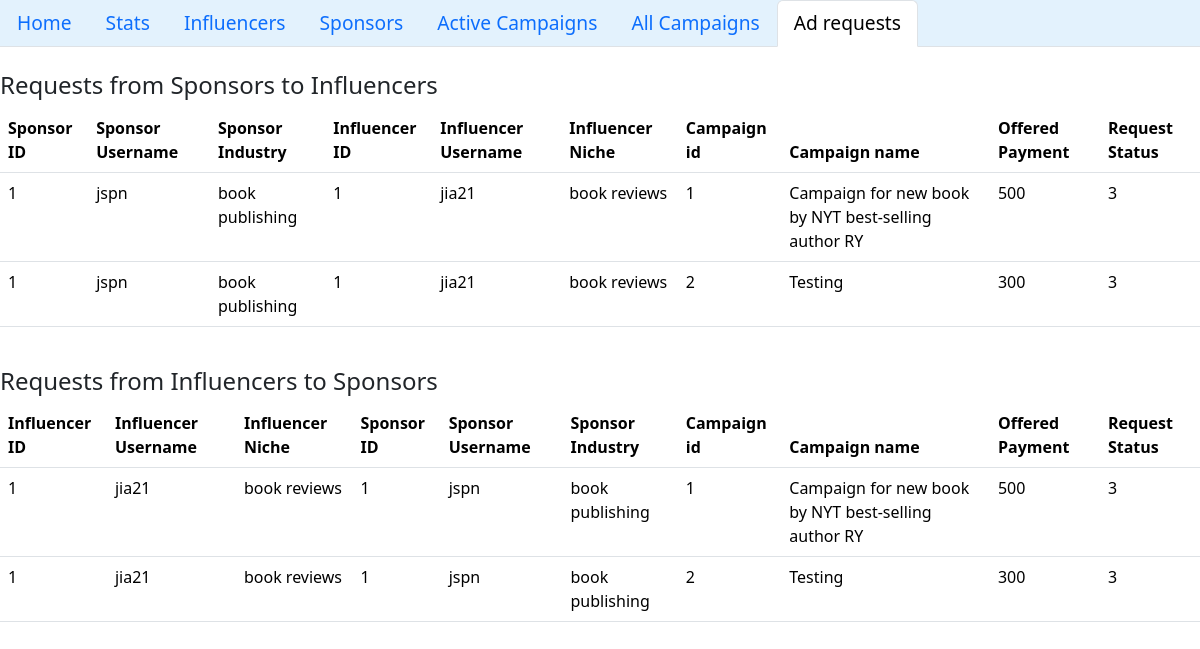
/dash/1/adrequests, run on the app's committed database.
### models.py (models this page shows)
class Influencer_Requests(db.Model):   ## requests from sponsor to influencer
    __tablename__ = "in_requests"
    rid = db.Column(db.Integer, primary_key = True, autoincrement = True)
    cid = db.Column(db.Integer,db.ForeignKey("campaigns.cid"),nullable=False)
    inf = db.Column(db.Integer,db.ForeignKey("influencer_user_info.user_id"),nullable=False)
    sp = db.Column(db.Integer,db.ForeignKey("sponsor_user_info.user_id"),nullable=False)
    payment = db.Column(db.Integer, nullable = False)
    message = db.Column(db.String, nullable = True)
    status = db.Column(db.Integer,nullable=False)  ## 0 > pending, 1 > accepted, 2 > rejected, 3 > completed

class Sponsor(db.Model):
    __tablename__ = "sponsor_user_info"
    user_id = db.Column(db.Integer, primary_key = True, autoincrement = True)
    user_name = db.Column(db.String, nullable = False)
    email =  db.Column(db.String, nullable = False)
    fname = db.Column(db.String, nullable = False)
    password = db.Column(db.String, nullable = False)
    link =  db.Column(db.String, nullable = False)
    cname =  db.Column(db.Integer, nullable = False)
    industry =  db.Column(db.String, nullable = False)
    sp_requests=db.relationship("Sponsor_Requests",backref="sponsor_user_info")
    campaigns=db.relationship("Campaigns",backref="sponsor_user_info")
    in_requests=db.relationship("Influencer_Requests",backref="sponsor_user_info")

class Influencer(db.Model):
    __tablename__ = "influencer_user_info"
    user_id = db.Column(db.Integer, primary_key = True, autoincrement = True)
    user_name = db.Column(db.String, nullable = False)
    email =  db.Column(db.String, nullable = False)
    fname = db.Column(db.String, nullable = False)
    password = db.Column(db.String, nullable = False)
    reach =  db.Column(db.Integer, nullable = False)
    link =  db.Column(db.String, nullable = False)
    age =  db.Column(db.Integer, nullable = False)
    niche =  db.Column(db.String, nullable = False)
    sp_requests=db.relationship("Sponsor_Requests",backref="influencer_user_info")
    in_requests=db.relationship("Influencer_Requests",backref="influencer_user_info")

class Campaigns(db.Model):       ## table for all campaigns
    __tablename__ = "campaigns"
    cid = db.Column(db.Integer, primary_key = True, autoincrement = True)
    cname = db.Column(db.String, nullable = False)
    budget = db.Column(db.Integer, nullable = False)
    niche = db.Column(db.String, nullable = False)
    description = db.Column(db.String, nullable = False)
    requirements = db.Column(db.String, nullable = False)
    creator = db.Column(db.Integer,db.ForeignKey("sponsor_user_info.user_id"),nullable=False)
    date_created = db.Column(db.DateTime, default=datetime.now)
    date_end = db.Column(db.DateTime, default=lambda: datetime.now() + timedelta(days=30))
    visibility = db.Column(db.String, default="public")
    sp_requests=db.relationship("Sponsor_Requests",backref="campaigns")
    in_requests=db.relationship("Influencer_Requests",backref="campaigns")

### app.py (the view)
@app.route('/dash/<int:uid>/adrequests')
def admin_adreq(uid):
    if request.method == 'GET':
        in_req = db.session.query(Campaigns.cid, Campaigns.cname, Influencer_Requests.payment, Influencer_Requests.status,
                                  Sponsor.user_id, Sponsor.user_name, Sponsor.industry,
                                  Influencer.user_id, Influencer.user_name, Influencer.niche)\
            .join(Influencer_Requests, Campaigns.cid == Influencer_Requests.cid)\
            .join(Influencer, Influencer.user_id == Influencer_Requests.inf)\
            .join(Sponsor, Sponsor.user_id == Influencer_Requests.sp)\
            .all()
        sp_req = db.session.query(Campaigns.cid, Campaigns.cname, Sponsor_Requests.payment, Sponsor_Requests.status,
                                  Sponsor.user_id, Sponsor.user_name, Sponsor.industry,
                                  Influencer.user_id, Influencer.user_name, Influencer.niche)\
            .join(Sponsor_Requests, Campaigns.cid == Sponsor_Requests.cid)\
            .join(Influencer, Influencer.user_id == Sponsor_Requests.inf)\
            .join(Sponsor, Sponsor.user_id == Sponsor_Requests.sp)\
            .all()
        return render_template('admin_adreq.html', in_req = in_req, sp_req = sp_req, user_id = uid, role = "admin")

### templates/admin_adreq.html (shortened to what this page needs)
<!DOCTYPE html>
<html lang="en">
<head>
    <link href="https://cdn.jsdelivr.net/npm/bootstrap@5.3.3/dist/css/bootstrap.min.css" rel="stylesheet">
</head>
<body>
    <nav style="font-size: larger;">
        <ul class="nav nav-tabs sticky-top" style="background-color: #e3f2fd;">
            <li class="nav-item"><a class="nav-link" href="/dash/{{user_id}}">Home</a></li>
            <li class="nav-item"><a class="nav-link" href="/stats/{{role}}/{{user_id}}">Stats</a></li>
            <li class="nav-item"><a class="nav-link" href="/dash/{{user_id}}/influencers">Influencers</a></li>
            <li class="nav-item"><a class="nav-link" href="/dash/{{user_id}}/sponsors">Sponsors</a></li>
            <li class="nav-item"><a class="nav-link" href="/dash/activecampaigns">Active Campaigns</a></li>
            <li class="nav-item"><a class="nav-link" href="/dash/allcampaigns">All Campaigns</a></li>
            <li class="nav-item"><a class="nav-link active" aria-current="page" href="#">Ad requests</a></li>
          </ul>
    </nav>
    <br>
    <h4>Requests from Sponsors to Influencers</h4>
    <table class="table">
        <thead>
          <tr>
            <th scope="col">Sponsor ID</th>
            <th scope="col">Sponsor Username</th>
            <th scope="col">Sponsor Industry</th>
            <th scope="col">Influencer ID</th>
            <th scope="col">Influencer Username</th>
            <th scope="col">Influencer Niche</th>
            <th scope="col">Campaign id</th>
            <th scope="col">Campaign name</th>
            <th scope="col">Offered Payment</th>
            <th scope="col">Request Status</th>
          </tr>
        </thead>
        <tbody>
        {% for cid, cname, pay, status, sp_id, sp_name, sp_indus, inf_id, inf_name, inf_niche in in_req %}
          <tr>
            <td scope="col">{{sp_id}}</td>
            <td scope="col">{{sp_name}}</td>
            <td scope="col">{{sp_indus}}</td>
            <td scope="col">{{inf_id}}</td>
            <td scope="col">{{inf_name}}</td>
            <td scope="col">{{inf_niche}}</td>
            <td scope="col">{{cid}}</td>
            <td scope="col">{{cname}}</td>
            <td scope="col">{{pay}}</td>
            <td scope="col">{{status}}</td>
          </tr>
        {% endfor %}
        </tbody>
      </table>
    <br>
    <h4>Requests from Influencers to Sponsors</h4>
    <table class="table">
        <thead>
          <tr>
            <th scope="col">Influencer ID</th>
            <th scope="col">Influencer Username</th>
            <th scope="col">Influencer Niche</th>
            <th scope="col">Sponsor ID</th>
            <th scope="col">Sponsor Username</th>
            <th scope="col">Sponsor Industry</th>
            <th scope="col">Campaign id</th>
            <th scope="col">Campaign name</th>
            <th scope="col">Offered Payment</th>
            <th scope="col">Request Status</th>
          </tr>
        </thead>
        <tbody>
            {% for cid, cname, pay, status, sp_id, sp_name, sp_indus, inf_id, inf_name, inf_niche in in_req %}
            <tr>
              <td scope="col">{{inf_id}}</td>
              <td scope="col">{{inf_name}}</td>
              <td scope="col">{{inf_niche}}</td>
              <td scope="col">{{sp_id}}</td>
              <td scope="col">{{sp_name}}</td>
              <td scope="col">{{sp_indus}}</td>
              <td scope="col">{{cid}}</td>
              <td scope="col">{{cname}}</td>
              <td scope="col">{{pay}}</td>
              <td scope="col">{{status}}</td>
            </tr>
          {% endfor %}
        </tbody>
      </table>
</body>
</html>

### data on the page
Influencer_Requests: user_id "1", user_name "jspn", industry "book publishing", user_name "jia21", niche "book reviews", cid "1", cname "Campaign for new book by NYT best-selling author RY", payment "500", status "3"
Influencer_Requests: user_id "1", user_name "jspn", industry "book publishing", user_name "jia21", niche "book reviews", cid "2", cname "Testing", payment "300", status "3"
